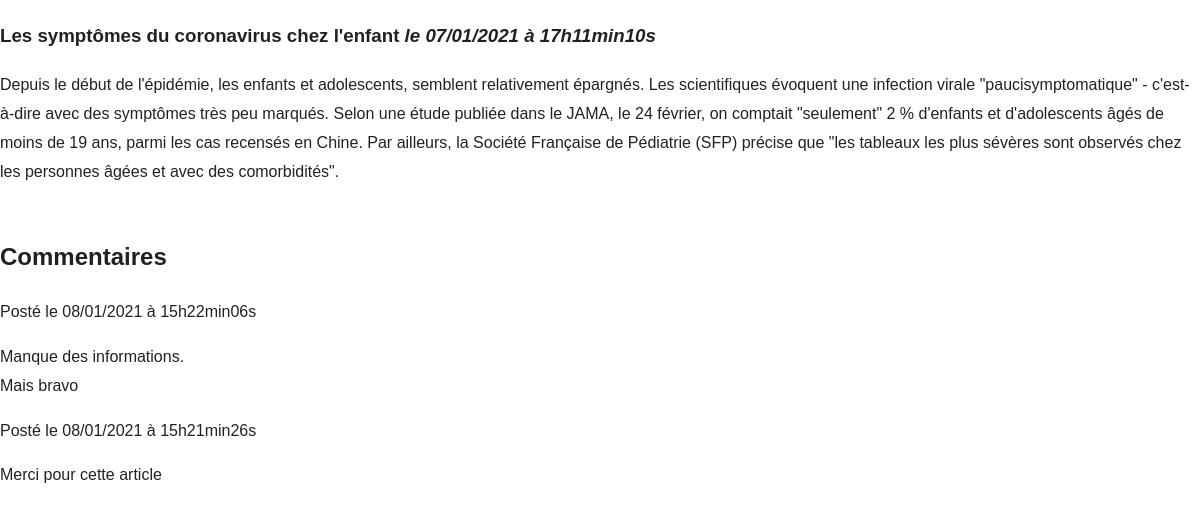
The page /allComments.php?comment=1 on the database its author committed.
### tables this page shows
CREATE TABLE `articles` (
  `id` int(11) NOT NULL,
  `admin_id` int(11) NOT NULL,
  `title` varchar(100) NOT NULL,
  `content` text NOT NULL,
  `post_time` datetime NOT NULL DEFAULT current_timestamp()
);

CREATE TABLE `commentaires` (
  `id` int(11) NOT NULL,
  `post_id` int(11) NOT NULL,
  `comment_id` int(11) NOT NULL,
  `content` text NOT NULL,
  `post_time` datetime NOT NULL DEFAULT current_timestamp()
);

### allComments.php (the view, shortened to what this page needs)
<!DOCTYPE html>
<html lang="en">
    <head>
	<link href="style.css" rel="stylesheet" />
    </head>
    <body>
<?php
include('init_db.php');
$req = $bdd->prepare('SELECT id, title, content, DATE_FORMAT(post_time, \'%d/%m/%Y à %Hh%imin%ss\') AS date_creation_fr FROM articles WHERE id = ?');
$req->execute(array($_GET['comment']));
$donnees = $req->fetch();
?>
<div class="news">
    <h3>
        <?php echo htmlspecialchars($donnees['title']); ?>
        <em>le <?php echo $donnees['date_creation_fr']; ?></em>
    </h3>
    <p>
    <?php
    echo nl2br(htmlspecialchars($donnees['content']));
    ?>
    </p>
</div>
<h2>Commentaires</h2>
<?php
$req = $bdd->prepare('SELECT content, DATE_FORMAT(post_time, \'%d/%m/%Y à %Hh%imin%ss\') AS date_commentaire_fr FROM commentaires WHERE post_id = ? ORDER BY date_commentaire_fr desc');
$req->execute(array($_GET['comment']));
while ($donnees = $req->fetch())
{
?>
<p>Posté</strong> le <?php echo $donnees['date_commentaire_fr']; ?></p>
<p><?php echo nl2br(htmlspecialchars($donnees['content'])); ?></p>
<?php
}
?>
</body>
</html>

### style.css (style rules this page uses)
* { box-sizing: border-box; padding: 0; text-decoration: none; list-style: none; }
body,html { font-size: 16px; color: rgba(0, 0, 0, 0.87); font-family: "Exo", sans-serif; line-height: 1.8; margin: 0; font-weight: 500; }

### rows shown on the page
articles: title "Les symptômes du coronavirus chez l'enfant", content "Depuis le début de l'épidémie, les enfants et adolescents, semblent relativement épargnés. Les scientifiques évoquent une infection virale \"paucisymptomatique\" - c'est-à-dire avec des symptômes très peu marqués. Selon une étude publiée dans le JAMA, le 24 février, on comptait \"seulement\" 2 % d'enfants et d'adolescents âgés de moins de 19 ans, parmi les cas recensés en Chine. Par ailleurs, la Société Française de Pédiatrie (SFP) précise que \"les tableaux les plus sévères sont observés chez les personnes âgées et avec des comorbidités\"."
commentaires: date_commentaire_fr "08/01/2021 à 15h22min06s", content "Manque des informations. Mais bravo"
commentaires: date_commentaire_fr "08/01/2021 à 15h21min26s", content "Merci pour cette article"

### other values the page prints
$donnees['date_creation_fr'] "07/01/2021 à 17h11min10s"
